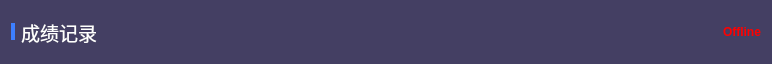
             <widget class="QGroupBox" name="gbScoreRecordHeader">
              <property name="minimumSize">
               <size>
                <width>0</width>
                <height>64</height>
               </size>
              </property>
              <property name="maximumSize">
               <size>
                <width>16777215</width>
                <height>64</height>
               </size>
              </property>
              <property name="styleSheet">
               <string notr="true">background-color: rgb(68, 63, 99);
border-top-left-radius: 10px;
border-top-right-radius: 10px;</string>
              </property>
              <property name="title">
               <string/>
              </property>
              <layout class="QHBoxLayout" name="horizontalLayout_28">
               <item>
                <widget class="QLabel" name="label_31">
                 <property name="minimumSize">
                  <size>
                   <width>4</width>
                   <height>17</height>
                  </size>
                 </property>
                 <property name="maximumSize">
                  <size>
                   <width>4</width>
                   <height>17</height>
                  </size>
                 </property>
                 <property name="styleSheet">
                  <string notr="true">background-color: rgb(61, 127, 255);</string>
                 </property>
                 <property name="text">
                  <string/>
                 </property>
                </widget>
               </item>
               <item>
                <widget class="QLabel" name="label_32">
                 <property name="minimumSize">
                  <size>
                   <width>120</width>
                   <height>22</height>
                  </size>
                 </property>
                 <property name="font">
                  <font>
                   <family>Microsoft YaHei UI</family>
                   <pointsize>14</pointsize>
                   <weight>50</weight>
                   <italic>false</italic>
                   <bold>false</bold>
                  </font>
                 </property>
                 <property name="styleSheet">
                  <string notr="true">color: rgb(255, 255, 255);</string>
                 </property>
                 <property name="text">
                  <string>成绩记录</string>
                 </property>
                </widget>
               </item>
               <item>
                <spacer name="horizontalSpacer_38">
                 <property name="orientation">
                  <enum>Qt::Horizontal</enum>
                 </property>
                 <property name="sizeHint" stdset="0">
                  <size>
                   <width>576</width>
                   <height>20</height>
                  </size>
                 </property>
                </spacer>
               </item>
               <item>
                <widget class="QLabel" name="lbClientStatus">
                 <property name="font">
                  <font>
                   <family>Microsoft YaHei UI</family>
                   <weight>75</weight>
                   <bold>true</bold>
                  </font>
                 </property>
                 <property name="styleSheet">
                  <string notr="true">color: rgb(255, 0, 0);</string>
                 </property>
                 <property name="text">
                  <string>Offline</string>
                 </property>
                </widget>
               </item>
              </layout>
             </widget>
